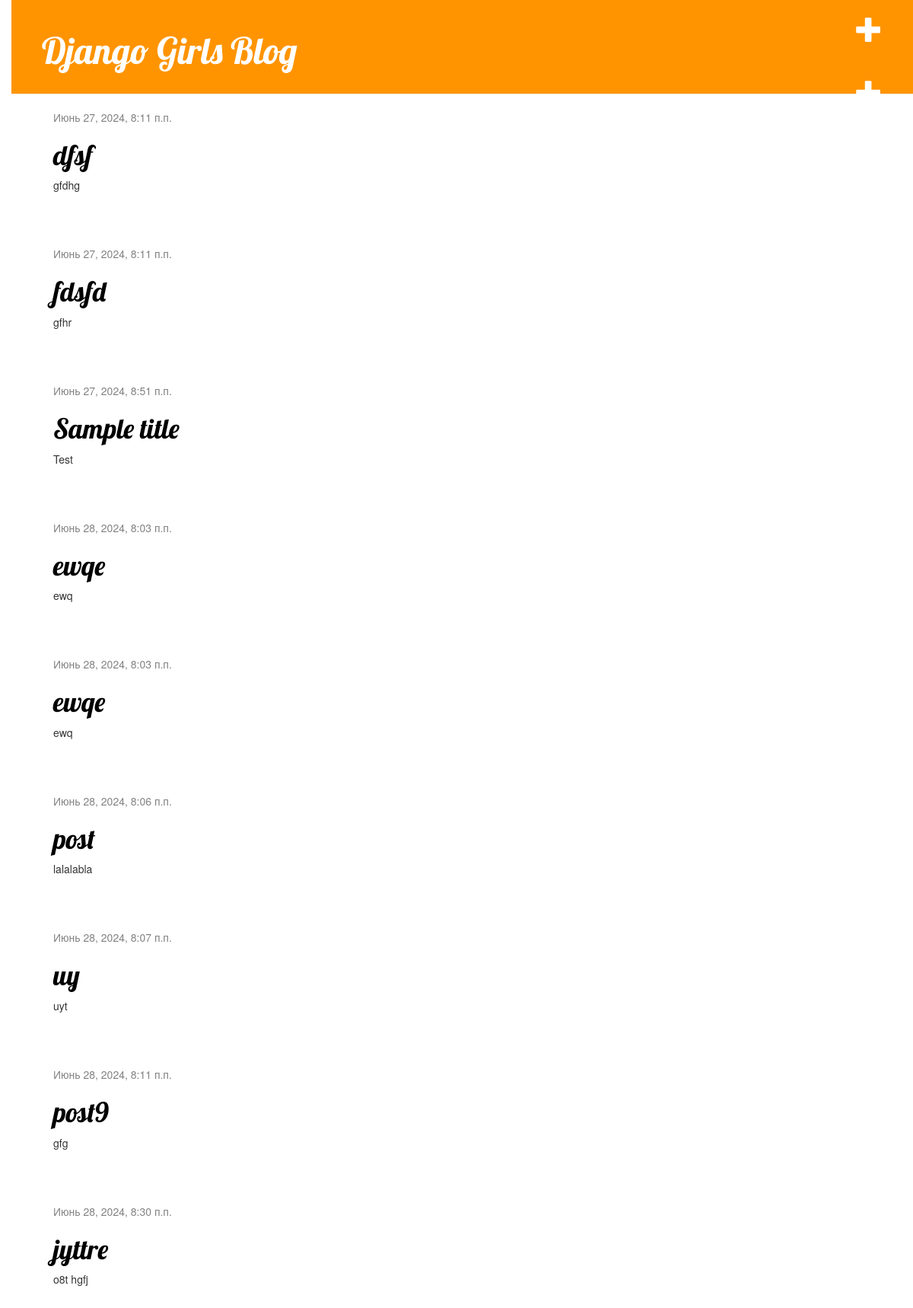
The page / on the database its author committed.
### blog/models.py (models this page shows, shortened)
class Post(models.Model):
    author = models.ForeignKey(settings.AUTH_USER_MODEL, on_delete=models.CASCADE)
    title = models.CharField(max_length=200)
    text = models.TextField()
    created_date = models.DateTimeField(default=timezone.now)
    published_date = models.DateTimeField(blank=True, null=True)

### blog/views.py (the view)
# urls.py: path('', views.post_list, name='post_list'),
def post_list(request):
    posts = Post.objects.filter(published_date__lte=timezone.now()).order_by('published_date')
    return render(request, 'blog/post_list.html', {'posts': posts})

### blog/templates/blog/post_list.html
{% extends 'blog/base.html' %}
{% block content %}
    {% for post in posts %}
        <div class="post">
            <div class="date">
                {{ post.published_date }}
            </div>
                <h1><a href="{% url 'post_detail' pk=post.pk %}">{{ post.title }}</a></h1>
            <p>{{ post.text|linebreaksbr }}</p>
        </div>
    {% endfor %}
{% endblock %}

### blog/templates/blog/base.html (shortened to what this page needs)
{% load static %}
<html>
    <head>
        <link rel="stylesheet" href="//maxcdn.bootstrapcdn.com/bootstrap/3.2.0/css/bootstrap.min.css">
        <link rel="stylesheet" href="//maxcdn.bootstrapcdn.com/bootstrap/3.2.0/css/bootstrap-theme.min.css">
        <link rel="stylesheet" href="{% static 'css/blog.css' %}">
    </head>
    <body>
        <div class="page-header">
            <a href="{% url 'post_new' %}" class="top-menu"><span class="glyphicon glyphicon-plus"></span></a>
            <h1><a href="/">Django Girls Blog</a></h1>
            <a href="{% url 'post_new' %}" class="top-menu"><span class="glyphicon glyphicon-plus"></span></a>
        </div>
        <div class="content container">
            <div class="row">
                <div class="col-md-8">
                    {% block content %}
                    {% endblock %}
                </div>
            </div>
        </div>
    </body>
</html>

### blog/static/css/blog.css (style rules this page uses)
body { padding-left: 15px; }
h1 a { color: #FCA205; font-family: 'Lobster'; }
.page-header { background-color: #ff9400; margin-top: 0; padding: 20px 20px 20px 40px; }
.page-header h1, .page-header h1 a, .page-header h1 a:visited, .page-header h1 a:active { color: #ffffff; font-size: 36pt; text-decoration: none; }
.content { margin-left: 40px; }
h1, h2, h3, h4 { font-family: 'Lobster', cursive; }
.date { color: #828282; }
.top-menu, .top-menu:hover, .top-menu:visited { color: #ffffff; float: right; font-size: 26pt; margin-right: 20px; }
.post { margin-bottom: 70px; }
.post h1 a, .post h1 a:visited { color: #000000; }

### rows shown on the page
Post: published_date "Июнь 27, 2024, 8:11 п.п.", title "dfsf", text "gfdhg"
Post: published_date "Июнь 27, 2024, 8:11 п.п.", title "fdsfd", text "gfhr"
Post: published_date "Июнь 27, 2024, 8:51 п.п.", title "Sample title", text "Test"
Post: published_date "Июнь 28, 2024, 8:03 п.п.", title "ewqe", text "ewq"
Post: published_date "Июнь 28, 2024, 8:03 п.п.", title "ewqe", text "ewq"
Post: published_date "Июнь 28, 2024, 8:06 п.п.", title "post", text "lalalabla"
Post: published_date "Июнь 28, 2024, 8:07 п.п.", title "uy", text "uyt"
Post: published_date "Июнь 28, 2024, 8:11 п.п.", title "post9", text "gfg"
Post: published_date "Июнь 28, 2024, 8:30 п.п.", title "jyttre", text "o8t hgfj"
